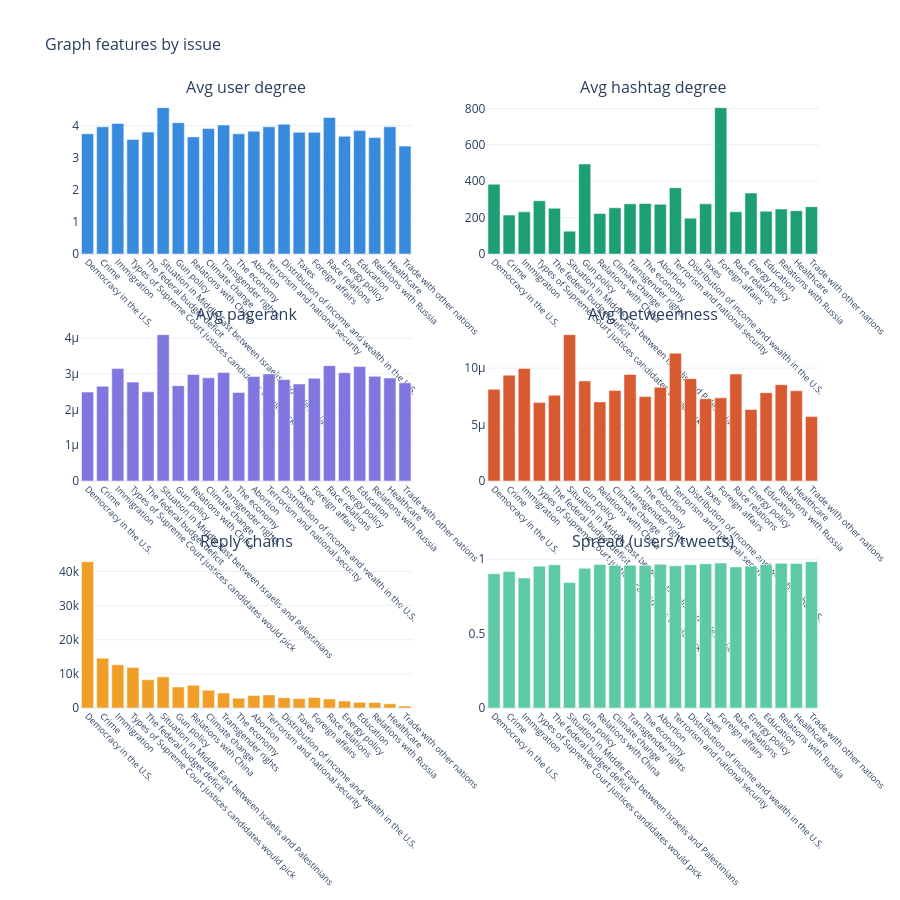

The notebook cell saved with this chart:
### Code cell
import plotly.express as px
import plotly.graph_objects as go
from plotly.subplots import make_subplots

fig = make_subplots(
    rows=3, cols=2,
    subplot_titles=[
        'Avg user degree', 'Avg hashtag degree',
        'Avg pagerank', 'Avg betweenness',
        'Reply chains', 'Spread (users/tweets)'
    ],
    vertical_spacing=0.12,
    horizontal_spacing=0.1
)

cols_config = [
    ('avg_user_degree',    1, 1, '#378ADD'),
    ('avg_hashtag_degree', 1, 2, '#1D9E75'),
    ('avg_pagerank',       2, 1, '#7F77DD'),
    ('avg_betweenness',    2, 2, '#D85A30'),
    ('num_conversations',  3, 1, '#EF9F27'),
    ('spread',             3, 2, '#5DCAA5'),
]

for col, row, col_n, color in cols_config:
    fig.add_trace(
        go.Bar(
            x=features['issue'],
            y=features[col],
            marker_color=color,
            name=col,
            showlegend=False
        ),
        row=row, col=col_n
    )

fig.update_layout(
    height=900,
    title_text='Graph features by issue',
    title_font_size=16,
    template='plotly_white',
)
fig.update_xaxes(tickangle=45, tickfont_size=9)
fig.show()

### Figure 1 — Plotly figure (JSON) as saved in the notebook; plotly's stock layout.template omitted (floating-point values rounded to 4 significant figures)
{"data": [{"marker": {"color": "#378ADD"}, "name": "avg_user_degree", "showlegend": false, "type": "bar", "x": ["Democracy in the U.S.", "Crime", "Immigration", "Types of Supreme Court justices candidates would pick", "The federal budget deficit", "Situation in Middle East between Israelis and Palestinians", "Gun policy", "Relations with China", "Climate change", "Transgender rights", "The economy", "Abortion", "Terrorism and national security", "Distribution of income and wealth in the U.S.", "Taxes", "Foreign affairs", "Race relations", "Energy policy", "Education", "Relations with Russia", "Healthcare", "Trade with other nations"], "xaxis": "x", "y": [3.745, 3.96, 4.067, 3.571, 3.797, 4.557, 4.09, 3.648, 3.907, 4.02, 3.744, 3.826, 3.963, 4.043, 3.79, 3.789, 4.252, 3.667, 3.85, 3.626, 3.963, 3.362], "yaxis": "y"}, {"marker": {"color": "#1D9E75"}, "name": "avg_hashtag_degree", "showlegend": false, "type": "bar", "x": ["Democracy in the U.S.", "Crime", "Immigration", "Types of Supreme Court justices candidates would pick", "The federal budget deficit", "Situation in Middle East between Israelis and Palestinians", "Gun policy", "Relations with China", "Climate change", "Transgender rights", "The economy", "Abortion", "Terrorism and national security", "Distribution of income and wealth in the U.S.", "Taxes", "Foreign affairs", "Race relations", "Energy policy", "Education", "Relations with Russia", "Healthcare", "Trade with other nations"], "xaxis": "x2", "y": [383.8, 213.9, 231.7, 292.9, 251.5, 125.8, 494.9, 222.8, 254.1, 276.1, 277.6, 273.5, 364.5, 196.5, 275.8, 804.0, 232.1, 335.1, 235.3, 247.1, 237.6, 260.3], "yaxis": "y2"}, {"marker": {"color": "#7F77DD"}, "name": "avg_pagerank", "showlegend": false, "type": "bar", "x": ["Democracy in the U.S.", "Crime", "Immigration", "Types of Supreme Court justices candidates would pick", "The federal budget deficit", "Situation in Middle East between Israelis and Palestinians", "Gun policy", "Relations with China", "Climate change", "Transgender rights", "The economy", "Abortion", "Terrorism and national security", "Distribution of income and wealth in the U.S.", "Taxes", "Foreign affairs", "Race relations", "Energy policy", "Education", "Relations with Russia", "Healthcare", "Trade with other nations"], "xaxis": "x3", "y": [2.49e-06, 2.651e-06, 3.147e-06, 2.768e-06, 2.496e-06, 4.096e-06, 2.669e-06, 2.981e-06, 2.888e-06, 3.035e-06, 2.479e-06, 2.925e-06, 2.997e-06, 2.84e-06, 2.717e-06, 2.876e-06, 3.23e-06, 3.032e-06, 3.206e-06, 2.93e-06, 2.884e-06, 2.748e-06], "yaxis": "y3"}, {"marker": {"color": "#D85A30"}, "name": "avg_betweenness", "showlegend": false, "type": "bar", "x": ["Democracy in the U.S.", "Crime", "Immigration", "Types of Supreme Court justices candidates would pick", "The federal budget deficit", "Situation in Middle East between Israelis and Palestinians", "Gun policy", "Relations with China", "Climate change", "Transgender rights", "The economy", "Abortion", "Terrorism and national security", "Distribution of income and wealth in the U.S.", "Taxes", "Foreign affairs", "Race relations", "Energy policy", "Education", "Relations with Russia", "Healthcare", "Trade with other nations"], "xaxis": "x4", "y": [8.126e-06, 9.372e-06, 9.97e-06, 6.948e-06, 7.601e-06, 1.296e-05, 8.866e-06, 7.005e-06, 8.009e-06, 9.443e-06, 7.475e-06, 8.298e-06, 1.132e-05, 9.068e-06, 7.288e-06, 7.368e-06, 9.479e-06, 6.328e-06, 7.821e-06, 8.535e-06, 7.994e-06, 5.706e-06], "yaxis": "y4"}, {"marker": {"color": "#EF9F27"}, "name": "num_conversations", "showlegend": false, "type": "bar", "x": ["Democracy in the U.S.", "Crime", "Immigration", "Types of Supreme Court justices candidates would pick", "The federal budget deficit", "Situation in Middle East between Israelis and Palestinians", "Gun policy", "Relations with China", "Climate change", "Transgender rights", "The economy", "Abortion", "Terrorism and national security", "Distribution of income and wealth in the U.S.", "Taxes", "Foreign affairs", "Race relations", "Energy policy", "Education", "Relations with Russia", "Healthcare", "Trade with other nations"], "xaxis": "x5", "y": [42864, 14590, 12655, 11839, 8293, 9121, 6161, 6648, 5205, 4405, 2862, 3692, 3839, 2993, 2748, 3041, 2654, 2029, 1668, 1623, 1228, 565], "yaxis": "y5"}, {"marker": {"color": "#5DCAA5"}, "name": "spread", "showlegend": false, "type": "bar", "x": ["Democracy in the U.S.", "Crime", "Immigration", "Types of Supreme Court justices candidates would pick", "The federal budget deficit", "Situation in Middle East between Israelis and Palestinians", "Gun policy", "Relations with China", "Climate change", "Transgender rights", "The economy", "Abortion", "Terrorism and national security", "Distribution of income and wealth in the U.S.", "Taxes", "Foreign affairs", "Race relations", "Energy policy", "Education", "Relations with Russia", "Healthcare", "Trade with other nations"], "xaxis": "x6", "y": [0.9019, 0.9165, 0.8735, 0.9531, 0.9623, 0.8427, 0.9388, 0.9648, 0.9583, 0.9594, 0.9571, 0.9665, 0.9554, 0.9628, 0.97, 0.9742, 0.9481, 0.9538, 0.9638, 0.9721, 0.9717, 0.9833], "yaxis": "y6"}], "layout": {"annotations": [{"font": {"size": 16}, "showarrow": false, "text": "Avg user degree", "x": 0.225, "xanchor": "center", "xref": "paper", "y": 1, "yanchor": "bottom", "yref": "paper"}, {"font": {"size": 16}, "showarrow": false, "text": "Avg hashtag degree", "x": 0.775, "xanchor": "center", "xref": "paper", "y": 1, "yanchor": "bottom", "yref": "paper"}, {"font": {"size": 16}, "showarrow": false, "text": "Avg pagerank", "x": 0.225, "xanchor": "center", "xref": "paper", "y": 0.6267, "yanchor": "bottom", "yref": "paper"}, {"font": {"size": 16}, "showarrow": false, "text": "Avg betweenness", "x": 0.775, "xanchor": "center", "xref": "paper", "y": 0.6267, "yanchor": "bottom", "yref": "paper"}, {"font": {"size": 16}, "showarrow": false, "text": "Reply chains", "x": 0.225, "xanchor": "center", "xref": "paper", "y": 0.2533, "yanchor": "bottom", "yref": "paper"}, {"font": {"size": 16}, "showarrow": false, "text": "Spread (users/tweets)", "x": 0.775, "xanchor": "center", "xref": "paper", "y": 0.2533, "yanchor": "bottom", "yref": "paper"}], "height": 900, "title": {"font": {"size": 16}, "text": "Graph features by issue"}, "xaxis": {"anchor": "y", "domain": [0, 0.45], "tickangle": 45, "tickfont": {"size": 9}}, "xaxis2": {"anchor": "y2", "domain": [0.55, 1], "tickangle": 45, "tickfont": {"size": 9}}, "xaxis3": {"anchor": "y3", "domain": [0, 0.45], "tickangle": 45, "tickfont": {"size": 9}}, "xaxis4": {"anchor": "y4", "domain": [0.55, 1], "tickangle": 45, "tickfont": {"size": 9}}, "xaxis5": {"anchor": "y5", "domain": [0, 0.45], "tickangle": 45, "tickfont": {"size": 9}}, "xaxis6": {"anchor": "y6", "domain": [0.55, 1], "tickangle": 45, "tickfont": {"size": 9}}, "yaxis": {"anchor": "x", "domain": [0.7467, 1]}, "yaxis2": {"anchor": "x2", "domain": [0.7467, 1]}, "yaxis3": {"anchor": "x3", "domain": [0.3733, 0.6267]}, "yaxis4": {"anchor": "x4", "domain": [0.3733, 0.6267]}, "yaxis5": {"anchor": "x5", "domain": [0, 0.2533]}, "yaxis6": {"anchor": "x6", "domain": [0, 0.2533]}}}
